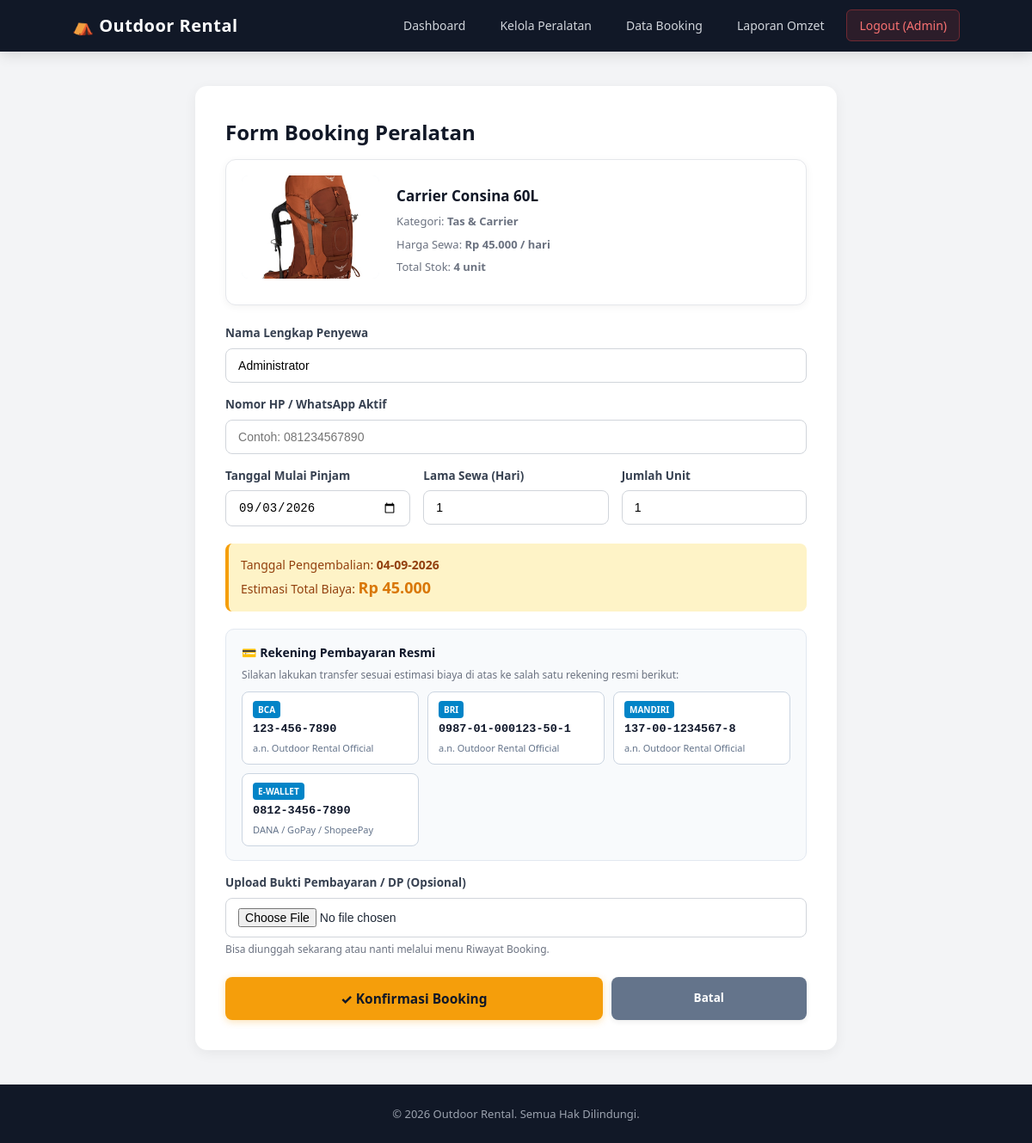
Screenshot of /pages/booking.php?id=2 (signed in) with the database file from the repository.
### tables this page shows
CREATE TABLE `peralatan` (
    `id` INT AUTO_INCREMENT PRIMARY KEY,
    `nama` VARCHAR(100) NOT NULL,
    `kategori` VARCHAR(50) NOT NULL,
    `harga` INT NOT NULL,
    `stok` INT NOT NULL DEFAULT 0,
    `gambar` VARCHAR(255) NULL,
    `created_at` TIMESTAMP DEFAULT CURRENT_TIMESTAMP
);

### config/functions.php (called while the page is built, shortened)
<?php
function rupiah($harga)
{
    return "Rp " . number_format((float)$harga, 0, ',', '.');
}

### pages/booking.php (the view, shortened to what this page needs)
<?php
require_once '../config/config.php';
require_once '../config/functions.php';
$id = (int) $_GET['id'];
$stmt = mysqli_prepare($conn, "SELECT * FROM peralatan WHERE id = ?");
mysqli_stmt_bind_param($stmt, "i", $id);
mysqli_stmt_execute($stmt);
$result = mysqli_stmt_get_result($stmt);
$produk = mysqli_fetch_assoc($result);
include '../includes/header.php';
?>
<section class="login form-booking-container">
    <h2>Form Booking Peralatan</h2>
    <div class="card card-horizontal">
        <img
            src="../assets/uploads/<?= htmlspecialchars($produk['gambar'] ?: 'default.jpg'); ?>"
            alt="<?= htmlspecialchars($produk['nama']); ?>"
            style="width: 160px; height: 120px; object-fit: cover;">
        <div>
            <h3><?= htmlspecialchars($produk['nama']); ?></h3>
            <p>Kategori: <strong><?= htmlspecialchars($produk['kategori']); ?></strong></p>
            <p>Harga Sewa: <strong><?= rupiah($produk['harga']); ?> / hari</strong></p>
            <p>Total Stok: <strong><?= $produk['stok']; ?> unit</strong></p>
        </div>
    </div>
    <form method="POST" enctype="multipart/form-data" class="mt-4">
        <label>Nama Lengkap Penyewa</label>
        <input
            type="text"
            name="nama"
            value="<?= htmlspecialchars($_POST['nama'] ?? $_SESSION['nama']); ?>"
            required>
        <label>Nomor HP / WhatsApp Aktif</label>
        <input
            type="text"
            name="telepon"
            placeholder="Contoh: 081234567890"
            value="<?= htmlspecialchars($_POST['telepon'] ?? ''); ?>"
            required>
        <div class="form-grid">
            <div>
                <label>Tanggal Mulai Pinjam</label>
                <input
                    type="date"
                    name="tanggal"
                    id="tanggalInput"
                    min="<?= date('Y-m-d'); ?>"
                    value="<?= htmlspecialchars($_POST['tanggal'] ?? date('Y-m-d')); ?>"
                    required>
            </div>
            <div>
                <label>Lama Sewa (Hari)</label>
                <input
                    type="number"
                    name="lama"
                    id="lamaInput"
                    min="1"
                    value="<?= htmlspecialchars($_POST['lama'] ?? '1'); ?>"
                    required>
            </div>
            <div>
                <label>Jumlah Unit</label>
                <input
                    type="number"
                    name="jumlah"
                    id="jumlahInput"
                    min="1"
                    max="<?= $produk['stok']; ?>"
                    value="<?= htmlspecialchars($_POST['jumlah'] ?? '1'); ?>"
                    required>
            </div>
        </div>
        <div class="info-ringkasan">
            <p>Tanggal Pengembalian: <strong id="tanggalKembaliPreview">-</strong></p>
            <p>Estimasi Total Biaya: <strong id="totalHargaPreview" class="text-highlight">Rp 0</strong></p>
        </div>
        <div class="bank-info-card mt-3">
            <h4>💳 Rekening Pembayaran Resmi</h4>
            <p class="text-muted">Silakan lakukan transfer sesuai estimasi biaya di atas ke salah satu rekening resmi berikut:</p>
            <div class="bank-grid">
                <div class="bank-item">
                    <span class="bank-badge">BCA</span>
                    <strong>123-456-7890</strong>
                    <small>a.n. Outdoor Rental Official</small>
                </div>
                <div class="bank-item">
                    <span class="bank-badge">BRI</span>
                    <strong>0987-01-000123-50-1</strong>
                    <small>a.n. Outdoor Rental Official</small>
                </div>
                <div class="bank-item">
                    <span class="bank-badge">Mandiri</span>
                    <strong>137-00-1234567-8</strong>
                    <small>a.n. Outdoor Rental Official</small>
                </div>
                <div class="bank-item">
                    <span class="bank-badge">E-Wallet</span>
                    <strong>0812-3456-7890</strong>
                    <small>DANA / GoPay / ShopeePay</small>
                </div>
            </div>
        </div>
        <label class="mt-3">Upload Bukti Pembayaran / DP (Opsional)</label>
        <input
            type="file"
            name="bukti_pembayaran"
            accept=".jpg,.jpeg,.png,.webp">
        <small class="text-muted">Bisa diunggah sekarang atau nanti melalui menu Riwayat Booking.</small>
        <div style="display:flex; gap:10px; margin-top:20px;">
            <button
                type="submit"
                name="booking"
                class="btn btn-primary btn-cta"
                style="flex: 2;">
                ✓ Konfirmasi Booking
            </button>
            <a href="peralatan.php" class="btn btn-secondary" style="flex: 1; text-align:center;">
                Batal
            </a>
        </div>
    </form>
</section>
<?php
include '../includes/footer.php';
?>

### assets/css/style.css (style rules this page uses)
* { margin: 0; padding: 0; box-sizing: border-box; }
body { font-family: 'Segoe UI', -apple-system, BlinkMacSystemFont, Roboto, Oxygen, Ubuntu, Cantarell, sans-serif; background: #f3f4f6; color: #1f2937; line-height: 1.6; min-height: 100vh; display: flex; flex-direction: column; }
a { text-decoration: none; color: inherit; transition: all 0.2s ease; }
button { cursor: pointer; font-family: inherit; }
.card { background: white; padding: 18px; border-radius: 12px; box-shadow: 0 2px 10px rgba(0, 0, 0, 0.05); border: 1px solid #e5e7eb; transition: all 0.25s cubic-bezier(0.4, 0, 0.2, 1); display: flex; flex-direction: column; }
.card img { width: 100%; height: 180px; object-fit: cover; border-radius: 8px; margin-bottom: 12px; background: #f1f5f9; }
.card h3 { font-size: 17px; color: #111827; margin-bottom: 6px; }
.card p { color: #6b7280; font-size: 13px; margin-bottom: 6px; }
.card-horizontal { display: flex; flex-direction: row; gap: 20px; align-items: center; }
.btn { display: inline-flex; align-items: center; justify-content: center; gap: 6px; padding: 10px 18px; background: #1e293b; color: #ffffff; border-radius: 8px; font-size: 13.5px; font-weight: 600; border: none; text-align: center; cursor: pointer; box-shadow: 0 2px 6px rgba(0, 0, 0, 0.08); transition: all 0.2s cubic-bezier(0.4, 0, 0.2, 1); box-sizing: border-box; }
.btn-primary { background: #f59e0b; color: #111827; font-weight: 700; box-shadow: 0 2px 8px rgba(245, 158, 11, 0.3); }
.btn-secondary { background: #64748b; color: #ffffff; font-weight: 600; }
.btn-cta { padding: 14px 28px; font-size: 15.5px; font-weight: 800; border-radius: 8px; }
.text-muted { color: #6b7280; font-size: 12px; }
.text-highlight { color: #d97706; font-size: 18px; font-weight: bold; }
.login { max-width: 600px; margin: 40px auto; background: white; padding: 35px; border-radius: 14px; box-shadow: 0 4px 15px rgba(0, 0, 0, 0.06); }
.form-booking-container { max-width: 750px; }
.login h2 { margin-bottom: 12px; color: #111827; }
.login label { display: block; margin-top: 15px; margin-bottom: 6px; font-weight: 600; font-size: 13.5px; color: #374151; }
.login input, .login select, .login textarea { width: 100%; padding: 11px 14px; border: 1.5px solid #d1d5db; border-radius: 8px; outline: none; font-size: 14px; transition: border-color 0.2s ease; }
.form-grid { display: grid; grid-template-columns: repeat(auto-fit, minmax(180px, 1fr)); gap: 15px; }
.info-ringkasan { background: #fef3c7; border-left: 4px solid #f59e0b; padding: 14px; border-radius: 8px; margin: 20px 0; color: #92400e; font-size: 14px; }
.bank-info-card { background: #f8fafc; border: 1.5px solid #e2e8f0; border-radius: 10px; padding: 16px 18px; }
.bank-info-card h4 { font-size: 14px; color: #0f172a; margin-bottom: 4px; }
.bank-grid { display: grid; grid-template-columns: repeat(auto-fit, minmax(160px, 1fr)); gap: 10px; margin-top: 10px; }
.bank-item { background: white; padding: 10px 12px; border-radius: 8px; border: 1px solid #cbd5e1; display: flex; flex-direction: column; gap: 2px; }
.bank-badge { align-self: flex-start; background: #0284c7; color: white; font-size: 10px; font-weight: 800; padding: 2px 6px; border-radius: 4px; text-transform: uppercase; }
.bank-item strong { font-size: 13.5px; color: #0f172a; font-family: monospace; }
.bank-item small { font-size: 11px; color: #64748b; }
.mt-3 { margin-top: 15px; }
.mt-4 { margin-top: 22px; }

### rows the page displays
peralatan: gambar (picture), nama "Carrier Consina 60L", kategori "Tas & Carrier", harga "Rp 45.000", stok "4"

### other values shown
APP_NAME "Outdoor Rental"
